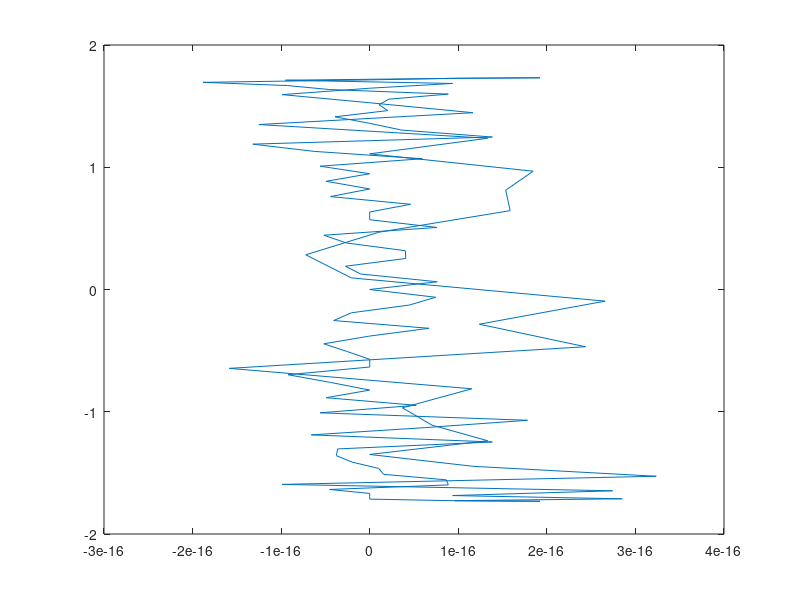

Write the MATLAB code that produced this figure.
%Ex5Q5
%Adams Molton 4th order
clc
clear
for h=-10:1:10
   p=[1-h/3, -4/3*h, -1-h/3];
   disp([h,abs(roots(p))'])
   %fprintf('%7.2f %7.4f %7.4f\n',h,abs(roots(p)))
end

theta=linspace(0,2*pi);
w=exp(-i*theta);
z=(w.^2-1)./(w.^2/3+w*4/3+1/3);
plot(z)
